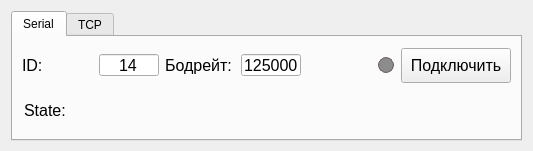
<?xml version="1.0" encoding="UTF-8"?>
<ui version="4.0">
 <class>Form</class>
 <widget class="QWidget" name="Form">
  <property name="geometry">
   <rect>
    <x>0</x>
    <y>0</y>
    <width>533</width>
    <height>151</height>
   </rect>
  </property>
  <property name="minimumSize">
   <size>
    <width>500</width>
    <height>130</height>
   </size>
  </property>
  <property name="windowTitle">
   <string>Form</string>
  </property>
  <layout class="QVBoxLayout" name="verticalLayout">
   <item>
    <widget class="QTabWidget" name="tabWidget_serial">
     <property name="minimumSize">
      <size>
       <width>510</width>
       <height>130</height>
      </size>
     </property>
     <property name="currentIndex">
      <number>0</number>
     </property>
     <widget class="QWidget" name="tab_serial">
      <attribute name="title">
       <string>Serial</string>
      </attribute>
      <layout class="QVBoxLayout" name="verticalLayout_2">
       <item>
        <layout class="QHBoxLayout" name="horizontalLayout_w" stretch="1,1,1,1,0,1,1,0,1,0,1">
         <item>
          <widget class="QLabel" name="label_10">
           <property name="sizePolicy">
            <sizepolicy hsizetype="Expanding" vsizetype="Expanding">
             <horstretch>0</horstretch>
             <verstretch>0</verstretch>
            </sizepolicy>
           </property>
           <property name="font">
            <font>
             <pointsize>12</pointsize>
            </font>
           </property>
           <property name="text">
            <string>ID:</string>
           </property>
          </widget>
         </item>
         <item>
          <widget class="AutoSizeLineEdit" name="lineEdit_ID_w">
           <property name="sizePolicy">
            <sizepolicy hsizetype="Expanding" vsizetype="Expanding">
             <horstretch>0</horstretch>
             <verstretch>0</verstretch>
            </sizepolicy>
           </property>
           <property name="minimumSize">
            <size>
             <width>60</width>
             <height>22</height>
            </size>
           </property>
           <property name="maximumSize">
            <size>
             <width>35</width>
             <height>22</height>
            </size>
           </property>
           <property name="font">
            <font>
             <pointsize>12</pointsize>
            </font>
           </property>
           <property name="styleSheet">
            <string notr="true"/>
           </property>
           <property name="text">
            <string>14</string>
           </property>
           <property name="alignment">
            <set>Qt::AlignCenter</set>
           </property>
          </widget>
         </item>
         <item>
          <widget class="QLabel" name="label_11">
           <property name="sizePolicy">
            <sizepolicy hsizetype="Expanding" vsizetype="Expanding">
             <horstretch>0</horstretch>
             <verstretch>0</verstretch>
            </sizepolicy>
           </property>
           <property name="font">
            <font>
             <pointsize>12</pointsize>
            </font>
           </property>
           <property name="text">
            <string>Бодрейт:</string>
           </property>
          </widget>
         </item>
         <item>
          <widget class="AutoSizeLineEdit" name="lineEdit_Bauderate_w">
           <property name="sizePolicy">
            <sizepolicy hsizetype="Expanding" vsizetype="Expanding">
             <horstretch>0</horstretch>
             <verstretch>0</verstretch>
            </sizepolicy>
           </property>
           <property name="minimumSize">
            <size>
             <width>60</width>
             <height>22</height>
            </size>
           </property>
           <property name="maximumSize">
            <size>
             <width>35</width>
             <height>22</height>
            </size>
           </property>
           <property name="font">
            <font>
             <pointsize>12</pointsize>
            </font>
           </property>
           <property name="styleSheet">
            <string notr="true"/>
           </property>
           <property name="text">
            <string>125000</string>
           </property>
           <property name="alignment">
            <set>Qt::AlignCenter</set>
           </property>
          </widget>
         </item>
         <item>
          <spacer name="horizontalSpacer_5">
           <property name="orientation">
            <enum>Qt::Horizontal</enum>
           </property>
           <property name="sizeHint" stdset="0">
            <size>
             <width>0</width>
             <height>20</height>
            </size>
           </property>
          </spacer>
         </item>
         <item>
          <spacer name="horizontalSpacer">
           <property name="orientation">
            <enum>Qt::Horizontal</enum>
           </property>
           <property name="sizeHint" stdset="0">
            <size>
             <width>1</width>
             <height>20</height>
            </size>
           </property>
          </spacer>
         </item>
         <item>
          <layout class="QHBoxLayout" name="horizontalLayout_comport"/>
         </item>
         <item>
          <spacer name="horizontalSpacer_2">
           <property name="orientation">
            <enum>Qt::Horizontal</enum>
           </property>
           <property name="sizeHint" stdset="0">
            <size>
             <width>0</width>
             <height>20</height>
            </size>
           </property>
          </spacer>
         </item>
         <item>
          <widget class="QWidget" name="widget_led_w" native="true">
           <property name="sizePolicy">
            <sizepolicy hsizetype="Expanding" vsizetype="Expanding">
             <horstretch>0</horstretch>
             <verstretch>0</verstretch>
            </sizepolicy>
           </property>
           <property name="minimumSize">
            <size>
             <width>16</width>
             <height>16</height>
            </size>
           </property>
           <property name="styleSheet">
            <string notr="true">QWidget{
    background-color: #8C8C8C;
    border-radius: 8px;
    border: 1px solid #6C6060;
	max-width: 14px; 
	max-height: 14px;
	min-width: 14px; 
	min-height: 14px;
}</string>
           </property>
          </widget>
         </item>
         <item>
          <spacer name="horizontalSpacer_w_2">
           <property name="orientation">
            <enum>Qt::Horizontal</enum>
           </property>
           <property name="sizeHint" stdset="0">
            <size>
             <width>1</width>
             <height>2</height>
            </size>
           </property>
          </spacer>
         </item>
         <item>
          <widget class="QPushButton" name="pushButton_connect_w">
           <property name="sizePolicy">
            <sizepolicy hsizetype="Expanding" vsizetype="Expanding">
             <horstretch>0</horstretch>
             <verstretch>0</verstretch>
            </sizepolicy>
           </property>
           <property name="minimumSize">
            <size>
             <width>110</width>
             <height>30</height>
            </size>
           </property>
           <property name="maximumSize">
            <size>
             <width>110</width>
             <height>35</height>
            </size>
           </property>
           <property name="font">
            <font>
             <pointsize>12</pointsize>
            </font>
           </property>
           <property name="text">
            <string>Подключить</string>
           </property>
          </widget>
         </item>
        </layout>
       </item>
       <item>
        <layout class="QHBoxLayout" name="horizontalLayout_w_2">
         <property name="spacing">
          <number>2</number>
         </property>
         <property name="leftMargin">
          <number>2</number>
         </property>
         <property name="topMargin">
          <number>2</number>
         </property>
         <property name="rightMargin">
          <number>2</number>
         </property>
         <property name="bottomMargin">
          <number>2</number>
         </property>
         <item>
          <widget class="QLabel" name="label_state_w">
           <property name="sizePolicy">
            <sizepolicy hsizetype="Expanding" vsizetype="Expanding">
             <horstretch>0</horstretch>
             <verstretch>0</verstretch>
            </sizepolicy>
           </property>
           <property name="minimumSize">
            <size>
             <width>60</width>
             <height>22</height>
            </size>
           </property>
           <property name="font">
            <font>
             <pointsize>12</pointsize>
            </font>
           </property>
           <property name="focusPolicy">
            <enum>Qt::WheelFocus</enum>
           </property>
           <property name="text">
            <string>State:</string>
           </property>
          </widget>
         </item>
         <item>
          <spacer name="horizontalSpacer_w">
           <property name="orientation">
            <enum>Qt::Horizontal</enum>
           </property>
           <property name="sizeHint" stdset="0">
            <size>
             <width>40</width>
             <height>20</height>
            </size>
           </property>
          </spacer>
         </item>
        </layout>
       </item>
      </layout>
     </widget>
     <widget class="QWidget" name="tab_tcp">
      <attribute name="title">
       <string>TCP</string>
      </attribute>
      <layout class="QVBoxLayout" name="verticalLayout_3">
       <item>
        <layout class="QHBoxLayout" name="horizontalLayout_w_3" stretch="0,1,1,1,1,0,1,1,0">
         <item>
          <spacer name="horizontalSpacer_3">
           <property name="orientation">
            <enum>Qt::Horizontal</enum>
           </property>
           <property name="sizeType">
            <enum>QSizePolicy::Maximum</enum>
           </property>
           <property name="sizeHint" stdset="0">
            <size>
             <width>40</width>
             <height>20</height>
            </size>
           </property>
          </spacer>
         </item>
         <item>
          <widget class="QLabel" name="label_ip">
           <property name="sizePolicy">
            <sizepolicy hsizetype="Expanding" vsizetype="Expanding">
             <horstretch>0</horstretch>
             <verstretch>0</verstretch>
            </sizepolicy>
           </property>
           <property name="font">
            <font>
             <pointsize>12</pointsize>
            </font>
           </property>
           <property name="text">
            <string>IP:</string>
           </property>
          </widget>
         </item>
         <item>
          <widget class="AutoSizeLineEdit" name="lineEdit_ip">
           <property name="sizePolicy">
            <sizepolicy hsizetype="Expanding" vsizetype="Expanding">
             <horstretch>0</horstretch>
             <verstretch>0</verstretch>
            </sizepolicy>
           </property>
           <property name="minimumSize">
            <size>
             <width>60</width>
             <height>22</height>
            </size>
           </property>
           <property name="maximumSize">
            <size>
             <width>35</width>
             <height>22</height>
            </size>
           </property>
           <property name="font">
            <font>
             <pointsize>12</pointsize>
            </font>
           </property>
           <property name="styleSheet">
            <string notr="true"/>
           </property>
           <property name="text">
            <string>192.168.3.1</string>
           </property>
           <property name="alignment">
            <set>Qt::AlignCenter</set>
           </property>
          </widget>
         </item>
         <item>
          <widget class="QLabel" name="label_13">
           <property name="sizePolicy">
            <sizepolicy hsizetype="Expanding" vsizetype="Expanding">
             <horstretch>0</horstretch>
             <verstretch>0</verstretch>
            </sizepolicy>
           </property>
           <property name="font">
            <font>
             <pointsize>12</pointsize>
            </font>
           </property>
           <property name="text">
            <string>Порт:</string>
           </property>
          </widget>
         </item>
         <item>
          <widget class="AutoSizeLineEdit" name="lineEdit_tcp_port">
           <property name="sizePolicy">
            <sizepolicy hsizetype="Expanding" vsizetype="Expanding">
             <horstretch>0</horstretch>
             <verstretch>0</verstretch>
            </sizepolicy>
           </property>
           <property name="minimumSize">
            <size>
             <width>60</width>
             <height>22</height>
            </size>
           </property>
           <property name="maximumSize">
            <size>
             <width>35</width>
             <height>22</height>
            </size>
           </property>
           <property name="font">
            <font>
             <pointsize>12</pointsize>
            </font>
           </property>
           <property name="styleSheet">
            <string notr="true"/>
           </property>
           <property name="text">
            <string>5012</string>
           </property>
           <property name="alignment">
            <set>Qt::AlignCenter</set>
           </property>
          </widget>
         </item>
         <item>
          <spacer name="horizontalSpacer_6">
           <property name="orientation">
            <enum>Qt::Horizontal</enum>
           </property>
           <property name="sizeHint" stdset="0">
            <size>
             <width>0</width>
             <height>20</height>
            </size>
           </property>
          </spacer>
         </item>
         <item>
          <widget class="QWidget" name="widget_led_w_2" native="true">
           <property name="sizePolicy">
            <sizepolicy hsizetype="Expanding" vsizetype="Expanding">
             <horstretch>0</horstretch>
             <verstretch>0</verstretch>
            </sizepolicy>
           </property>
           <property name="minimumSize">
            <size>
             <width>16</width>
             <height>16</height>
            </size>
           </property>
           <property name="styleSheet">
            <string notr="true">QWidget{
    background-color: #8C8C8C;
    border-radius: 8px;
    border: 1px solid #6C6060;
	max-width: 14px; 
	max-height: 14px;
	min-width: 14px; 
	min-height: 14px;
}</string>
           </property>
          </widget>
         </item>
         <item>
          <widget class="QPushButton" name="pushButton_connect_w_2">
           <property name="sizePolicy">
            <sizepolicy hsizetype="Expanding" vsizetype="Expanding">
             <horstretch>0</horstretch>
             <verstretch>0</verstretch>
            </sizepolicy>
           </property>
           <property name="minimumSize">
            <size>
             <width>110</width>
             <height>35</height>
            </size>
           </property>
           <property name="maximumSize">
            <size>
             <width>110</width>
             <height>35</height>
            </size>
           </property>
           <property name="font">
            <font>
             <pointsize>12</pointsize>
            </font>
           </property>
           <property name="text">
            <string>Подключить</string>
           </property>
          </widget>
         </item>
         <item>
          <spacer name="horizontalSpacer_7">
           <property name="orientation">
            <enum>Qt::Horizontal</enum>
           </property>
           <property name="sizeType">
            <enum>QSizePolicy::Maximum</enum>
           </property>
           <property name="sizeHint" stdset="0">
            <size>
             <width>40</width>
             <height>20</height>
            </size>
           </property>
          </spacer>
         </item>
        </layout>
       </item>
      </layout>
     </widget>
    </widget>
   </item>
  </layout>
 </widget>
 <customwidgets>
  <customwidget>
   <class>AutoSizeLineEdit</class>
   <extends>QLineEdit</extends>
   <header>QLineEdit_custom_resize</header>
  </customwidget>
 </customwidgets>
 <resources/>
 <connections/>
</ui>
